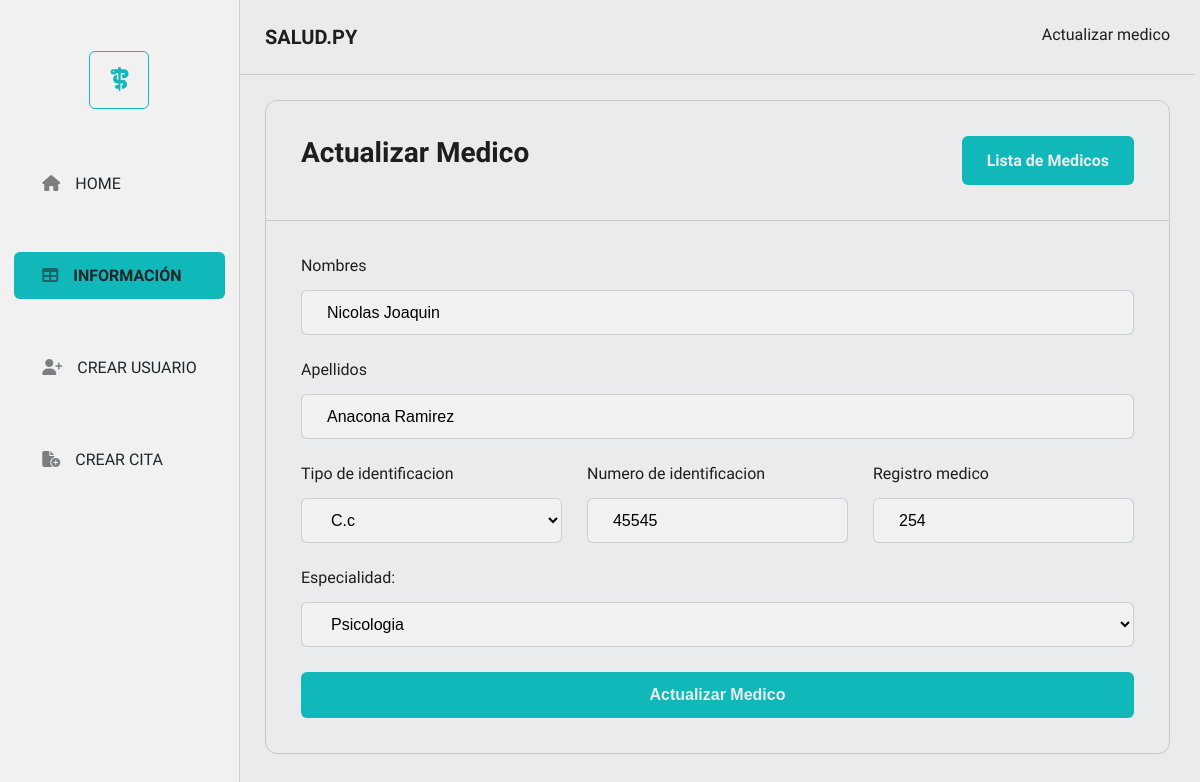
/medicos/update/7, run on an earlier commit of the app's database.
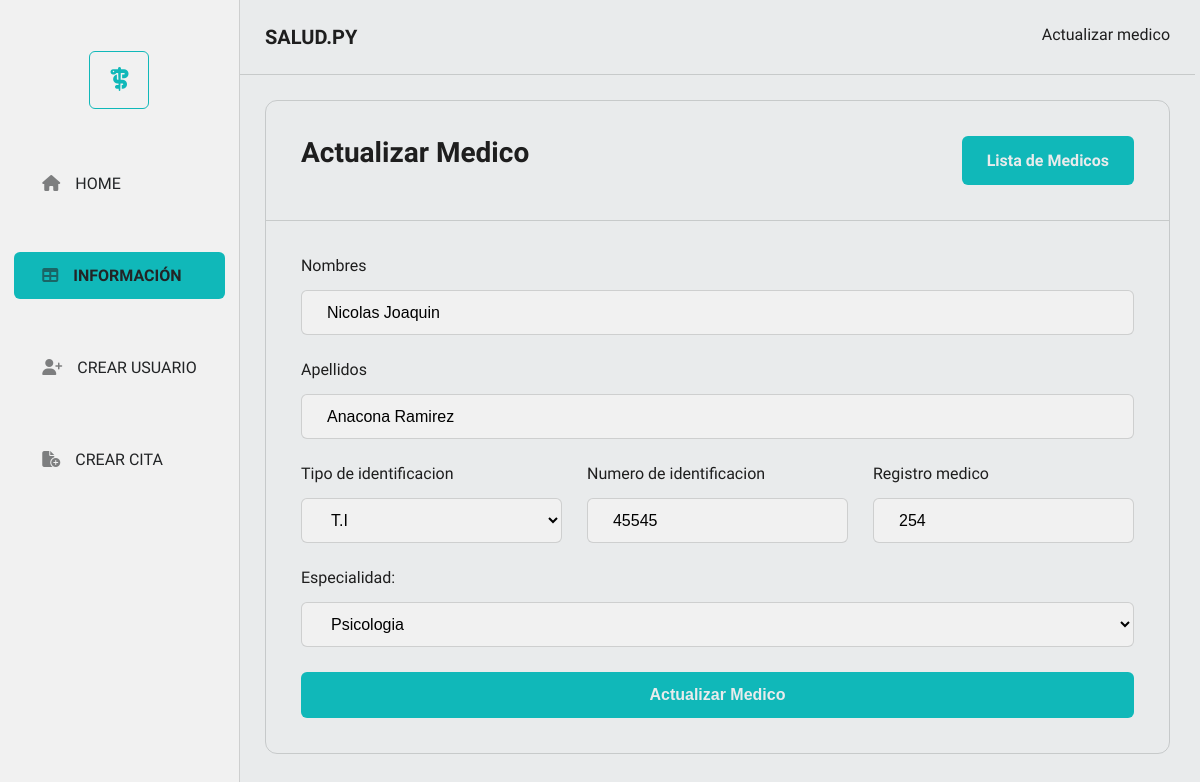
And on a later commit of the database.
### app/models.py (models this page shows)
class Medico(db.Model):
    __tablename__='medicos'
    id = db.Column(db.Integer, primary_key = True )
    nombres = db.Column(db.String(120), nullable = True )
    apellidos = db.Column(db.String(120), nullable = True)
    tipo_identificacion = db.Column(db.String(4), nullable = True)
    numero_identificacion = db.Column(db.Integer)
    registro_medico = db.Column(db.Integer)
    especialidad = db.Column(db.String(50))
    citas = db.relationship("Cita" , backref = "medico" )

### app/routes.py (the view, shortened to what this page needs)
@app.route('/medicos/update/<int:id>', methods = ['GET', 'POST'])
def update_medico(id):
    especialidades = [ 'Cardiologia', 'Pediatria','Psicologia']
    medico_update = Medico.query.get(id)
    if(request.method == 'GET'):
        return render_template('medicos/medico_update.html', medico_update = medico_update, especialidades = especialidades)

### app/templates/medicos/medico_update.html (shortened to what this page needs)
<!DOCTYPE html>
<html lang="en">
  <head>
    <link rel="stylesheet" href="{{ url_for('static', filename='styles.css' )}}">
    <link rel="stylesheet" href="{{ url_for('static', filename='navs/menuLeft.css')}}">
    <link rel="stylesheet" href="{{ url_for('static', filename = 'forms/formCrear.css')}}">
    <link rel="stylesheet" href="{{url_for('static', filename='modals/messages.css')}}">
  </head>
  <body>
    <section class="sectionHomeTable">
      <section class="navLeft">
        <div class="logoNav"><span><i class="fa-solid fa-staff-snake"></i></span></div>
        <div class="navMenuLeft">
          <ul>
            <li><a class="botonLineNone" href="http://127.0.0.1:5000/"><span><i class="fa-solid fa-house"></i></span>HOME</a></li>
            <li><a class="botonPrimary" href="http://127.0.0.1:5000/medicos"><span><i class="fa-solid fa-table"></i></span>INFORMACIÓN</a></li>
            <li><a class="botonLineNone" href="http://127.0.0.1:5000/medicos/create"><span><i class="fa-solid fa-user-plus"></i></span>CREAR USUARIO</a></li>
            <li><a class="botonLineNone" href="http://127.0.0.1:5000/citas/create"><span><i class="fa-solid fa-file-circle-plus"></i></span>CREAR CITA</a></li>
          </ul>
        </div>
      </section>
      <section class="contenidoRight">
        <nav>
          <div class="headerRight">
            <h3>SALUD.PY</h3>
            <p>Actualizar medico</p>
          </div>
        </nav>
        <section class="sectionForm">
          <article class="articleForm">
            <nav class="navForm" >
              <h3 class="titleForm" >Actualizar Medico</h3>
              <a  class="butonPrimary" href="http://127.0.0.1:5000/medicos">Lista de Medicos</a>
            </nav>
            <form method="post" class="formPrimary" action="/medicos/update/{{medico_update.id}}">
              <div>
                <label for="nombres">Nombres</label>
                <input type="text" name="nombres"  value="{{ medico_update.nombres }}" id="nombres" required>
              </div>
              <div>
                <label for="apellidos">Apellidos</label>
                <input type="text" name="apellidos"  value="{{ medico_update.apellidos }}" id="apellidos" required>
              </div>
              <section class="sectionIntoForm">
                <div>
                  <label for="tipoIdentificacion">Tipo de identificacion</label>
                  <select name="tipoID" value="{{medico_update.tipo_identificacion}}"  required>
                    <option {% if medico_update.tipo_identificacion == 'TI' %} selected {%endif%}>T.I</option>
                    <option {% if medico_update.tipo_identificacion == 'CC' %} selected {%endif%}>C.c</option>
                  </select>
                </div>
                <div>
                  <label for="nIdentificacion">Numero de identificacion</label>
                  <input type="text" name="numeroID" value="{{ medico_update.numero_identificacion }}" id="nIdentificacion" required>
                </div>
                <div>
                  <label for="nRegistro">Registro medico</label>
                  <input type="text" name="registroMedico" value="{{ medico_update.registro_medico }}" id="nRegistro" required>
                </div>
              </section>
              <div>
                <label for="especialidad">Especialidad: </label>
                <select name="especialidad" id="especialidad" required >
                  {% for especialidad in especialidades %}
                  <option {% if medico_update.especialidad == especialidad %} selected {%endif%} > {{ especialidad }}</option>
                  {% endfor %}
                </select>
              </div>
              <button type="submit" class="botonPrimary botonForm">Actualizar Medico</button>
            </form>
          </article>
        </section>
      </section>
    </section>
  </body>
</html>

What changed in the data, as far as the page shows it:
changed Medico "Nicolas Joaquin": tipoID "C.c" → "T.I"
